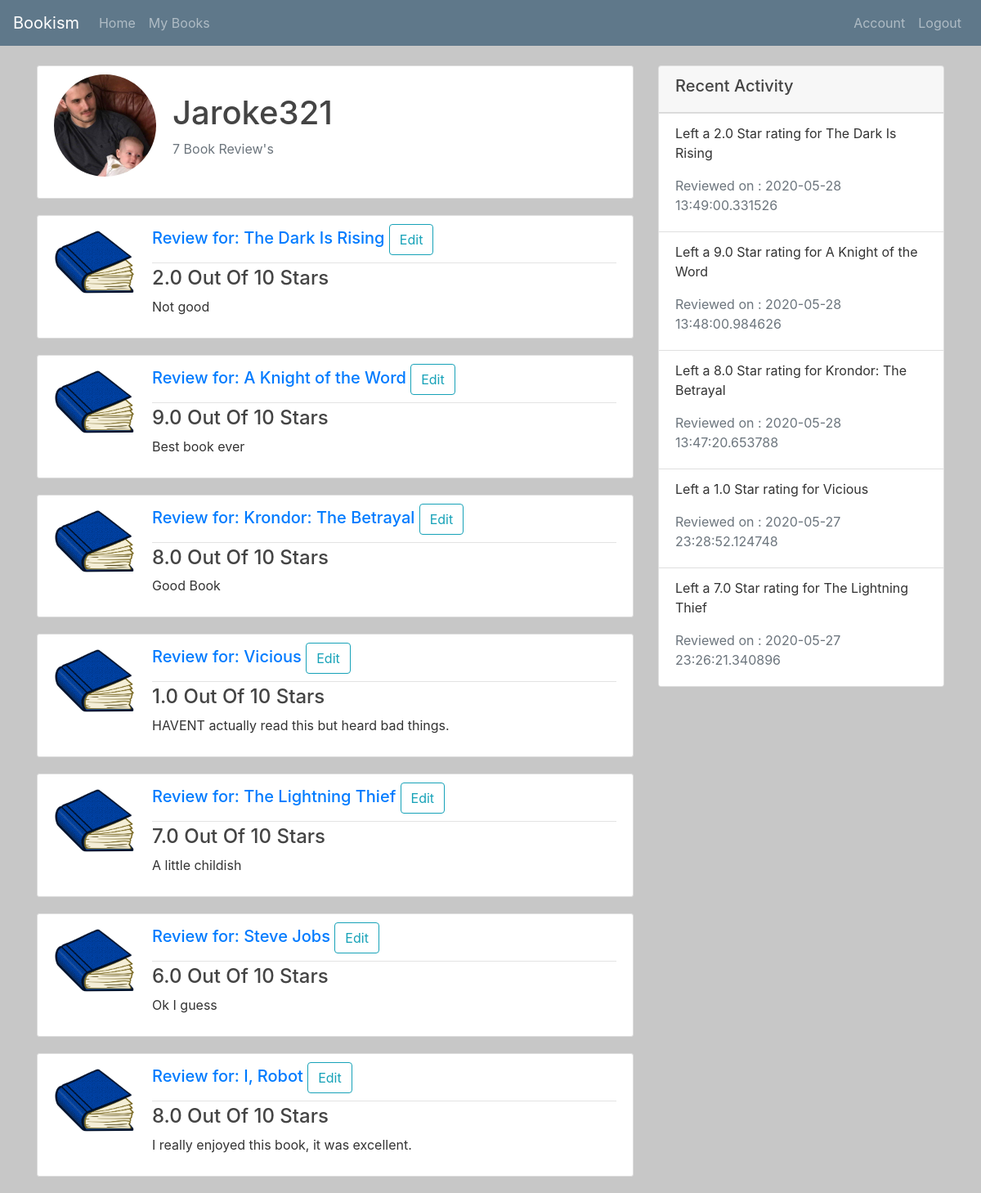
/user/1 (signed in), run on the app's committed database.
### project1/models.py (models this page shows)
class User(db.Model, UserMixin):
    id = db.Column(db.Integer, primary_key=True)
    name = db.Column(db.String(25), nullable=False)
    password = db.Column(db.String(60), nullable=False)
    image_file = db.Column(db.String(20), nullable=False, default='default.jpg')
    reviews = db.relationship("Review", back_populates="users")

class Review(db.Model):
    book_id = db.Column(db.String(25), db.ForeignKey('book.id'), primary_key = True)
    user_id = db.Column(db.Integer, db.ForeignKey('user.id'), primary_key = True)
    username = db.Column(db.String(25), nullable=False)
    bookname = db.Column(db.String(50), nullable=False)
    timestamp = db.Column(db.DateTime, default=datetime.utcnow)
    review = db.Column(db.Text)
    rating = db.Column(db.Float)
    books = db.relationship("Book", back_populates="reviews")
    users = db.relationship("User", back_populates="reviews")

class Book(db.Model):
    id = db.Column(db.Integer, primary_key=True)
    isbn = db.Column(db.String(25), nullable=False)
    title = db.Column(db.String(50), nullable=False)
    author = db.Column(db.String(25), nullable=False)
    year = db.Column(db.Integer, nullable=False)
    count_ratings = db.Column(db.Integer)
    overall_rating = db.Column(db.Float)
    image_file = db.Column(db.String(20), nullable=False, default='default.jpg')
    reviews = db.relationship("Review", back_populates="books")

### project1/routes.py (the view)
@app.route("/user/<int:id>")
def users(id):
    user = User.query.get(int(id))  # Get the user with the id of id
    img_file = url_for('static', filename=f'profile_pics/{user.image_file}')
    user_prof = False  # Used to determine if the user page is the current users page
    if current_user.id == id:
        user_prof = True
    review_count = len(user.reviews) # Holds the number of reviews for the user
    activity_list = []               # Used for the recent activity section for the user
    count = 0                        # Used to limit the amount of activities to 5
    while ((count < 5) and (count < review_count)):
        activity_list.append(user.reviews[-(count+1)])
        count += 1
    reviews = Review.query.filter_by(user_id=user.id).order_by(desc(Review.timestamp)).all()
    return render_template('user.html', user=user,
        count=review_count, img=img_file, user_prof=user_prof,
        activity_list=activity_list, reviews=reviews)

### project1/models.py (called while the page is built)
@login_manager.user_loader
def load_user(user_id):
    return User.query.get(int(user_id))

### project1/templates/user.html (shortened to what this page needs)
{% extends "index.html" %}
{% block body %}
<div class="col-md-8">
  <div class="container content-section">
    <div class="media align-items-center">
      <img src="{{ img }}" class="rounded-circle account-img" width="80">
      <div class="media-body">
        <h2 class="account-heading">{{ user.name }}</h2>
        <p class="text-secondary">{{ count }} Book Review's</p>
      </div>
    </div>
  </div>
  {% for r in reviews %}
    <article class="media content-section">
      <img src="/static/book_pics/{{ r.books.image_file }}" width="100">
      <div class="media-body review-body">
        <div class="article-metadata">
          <h5 class="mr-2">
            <a href="{{ url_for('book', id=r.book_id) }}">Review for: {{ r.bookname }}</a>
            {% if user_prof %}
              <a class="btn btn-outline-info" href="{{ url_for('review', id=r.book_id) }}">Edit</a>
            {% endif %}
          </h5>
        </div>
        <h4 class="article-title">{{ r.rating }} Out Of 10 Stars</h4>
        <p class="article-content">{{ r.review }}</p>
      </div>
    </article>
  {% endfor %}
</div>
<div class="col-md-4">
  <div class="card">
    <div class="card-header">
      <h5>Recent Activity</h5>
    </div>
    <ul class="list-group list-group-flush">
      {% for activity in activity_list %}
        <li class="list-group-item">
          <p>Left a {{ activity.rating }} Star rating for {{ activity.books.title }}</p>
          <p class="mb-2 text-muted">Reviewed on : {{ activity.timestamp }}</p>
        </li>
      {% endfor %}
    </ul>
  </div>
</div>
{% endblock %}

### project1/static/main.css (style rules this page uses)
body { background-color: #c7c7c7; color: #333333; margin-top: 5rem; }
h1, h2, h3, h4, h5, h6 { color: #444444; }
.content-section { background: #ffffff; padding: 10px 20px; border: 1px solid #dddddd; border-radius: 3px; margin-bottom: 20px; }
.article-title { color: #444444; }
.article-content { white-space: pre-line; }
.article-metadata { padding-bottom: 1px; margin-bottom: 4px; border-bottom: 1px solid #e3e3e3 }
.account-img { height: 125px; width: 125px; margin-right: 20px; margin-bottom: 16px; }
.account-heading { font-size: 2.5rem; }
.review-body { margin-left: 20px; }

### data on the page
User: name "Jaroke321"
Review: books.image_file (placeholder picture), bookname "The Dark Is Rising", rating "2.0", review "Not good", books "The Dark Is Rising", timestamp "2020-05-28 13:49:00.331526"
Review: books.image_file (placeholder picture), bookname "A Knight of the Word", rating "9.0", review "Best book ever", books "A Knight of the Word", timestamp "2020-05-28 13:48:00.984626"
Review: books.image_file (placeholder picture), bookname "Krondor: The Betrayal", rating "8.0", review "Good Book", books "Krondor: The Betrayal", timestamp "2020-05-28 13:47:20.653788"
Review: books.image_file (placeholder picture), bookname "Vicious", rating "1.0", review "HAVENT actually read this but heard bad things.", books "Vicious", timestamp "2020-05-27 23:28:52.124748"
Review: books.image_file (placeholder picture), bookname "The Lightning Thief", rating "7.0", review "A little childish", books "The Lightning Thief", timestamp "2020-05-27 23:26:21.340896"
Review: books.image_file (placeholder picture), bookname "Steve Jobs", rating "6.0", review "Ok I guess"
Review: books.image_file (placeholder picture), bookname "I, Robot", rating "8.0", review "I really enjoyed this book, it was excellent."

### other printed values
{{ count }} "7"
